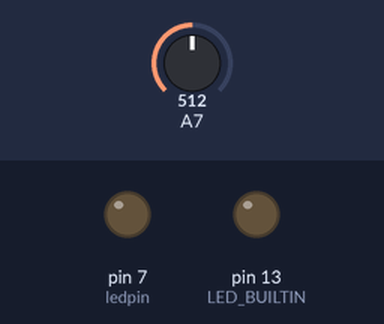
Bench run of a sketch on a simulated Arduino Nano, built with avr-gcc and run on an emulated ATmega328P. On the bench: output pins drawn as LEDs (lit = HIGH). The inputs (shaded band) are chosen by the test bench; at power-on: A7 = 512. At 0.9 s the program stops and its outputs stay as they are.

Above: at 0.8 s.
0.9 s: A7 set to 0
At 2.1 s:
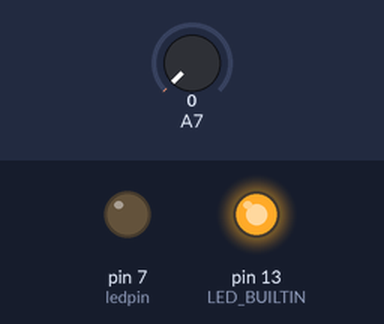
Timing chart, 0 to 2.4 s (numbered marks = the images above; inputs shaded):
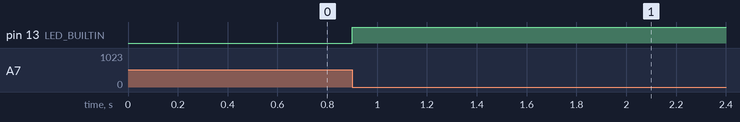

The sketch:

start_button.ino
```cpp
#include <MeMCore.h>
#include <Arduino.h>
#include <Wire.h>
#include <SoftwareSerial.h>

//MeRGBLed rgbled_7(7, 2);
int ledpin =7;
void setup() {
  pinMode(A7, INPUT);
  pinMode(LED_BUILTIN, OUTPUT);
  pinMode(ledpin, OUTPUT);
  //rgbled_7.fillPixelsBak(0, 2, 1);
  while(!((0 ^ (analogRead(A7) > 10 ? 0 : 1))))
  {
    _loop();
  }
  while(1) {
      digitalWrite(LED_BUILTIN, HIGH); //led blu piccolo nominato su scheda L
      _loop();
  }

}

void _loop() {
}

void loop() {
  _loop();
}
```

Measured:
- after the input at 0.9 s, pin 13 (LED_BUILTIN): LOW → HIGH at once
